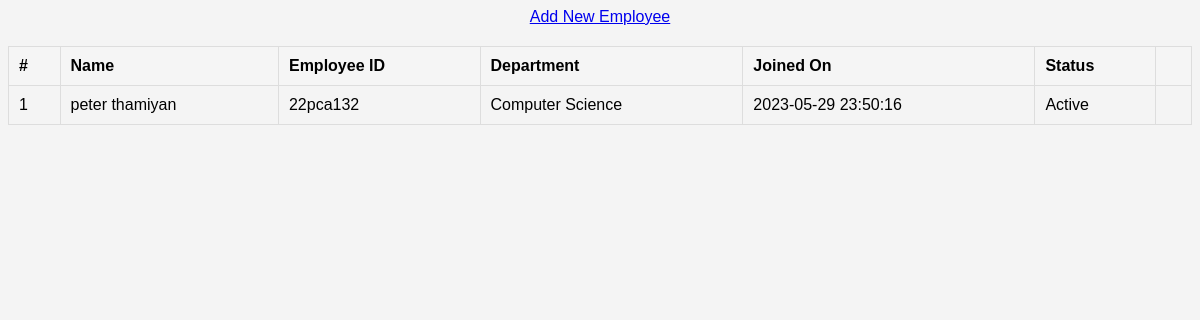
The app's page /Admin/employees.php, older data.
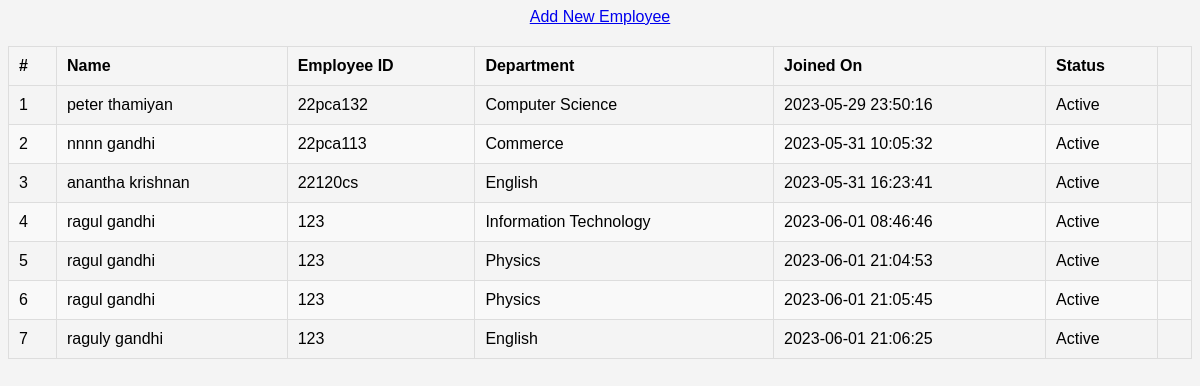
The same page, newer data.
### tables this page shows
CREATE TABLE `tblemployees` (
  `id` int(11) NOT NULL,
  `EmpId` varchar(150) NOT NULL,
  `FirstName` varchar(150) NOT NULL,
  `LastName` varchar(150) NOT NULL,
  `EmailId` varchar(150) NOT NULL,
  `Password` varchar(150) NOT NULL,
  `Gender` varchar(100) NOT NULL,
  `Dob` date NOT NULL,
  `Department` varchar(150) NOT NULL,
  `Qualification` varchar(150) NOT NULL,
  `Address` varchar(200) NOT NULL,
  `City` varchar(150) NOT NULL,
  `Country` varchar(150) NOT NULL,
  `Phonenumber` int(10) NOT NULL,
  `Status` int(1) NOT NULL,
  `RegDate` timestamp NOT NULL DEFAULT current_timestamp()
);

### Admin/employees.php (the view, shortened to what this page needs)
<?php
include('dbconn.php');
?>
<!doctype html>
<html class="no-js" lang="en">
<head>
</head>
<body>
    <div class="main-content">
        <div class="main-content-inner">
            <div class="row">
                <div class="col-12 mt-5">
                    <div class="card">
                        <div class="card-body">
                            <div class="data-tables datatable-dark">
                                <center><a href="add-employee.php" class="btn btn-sm btn-info">Add New Employee</a></center>
                                <table id="dataTable3" class="table table-hover table-striped text-center">
                                    <thead class="text-capitalize">
                                        <tr>
                                            <th>#</th>
                                            <th>Name</th>
                                            <th>Employee ID</th>
                                            <th>Department</th>
                                            <th>Joined On</th>
                                            <th>Status</th>
                                            <th></th>
                                        </tr>
                                    </thead>
                                    <tbody>
                                        <?php
                                        $sql = "SELECT EmpId, FirstName, LastName, Department, Status, RegDate, id FROM tblemployees";
                                        $query = $dbh->prepare($sql);
                                        $query->execute();
                                        $results = $query->fetchAll(PDO::FETCH_OBJ);
                                        $cnt = 1;
                                        if ($query->rowCount() > 0) {
                                            foreach ($results as $result) {
                                        ?>
                                                <tr>
                                                    <td><?php echo htmlentities($cnt); ?></td>
                                                    <td><?php echo htmlentities($result->FirstName); ?>&nbsp;<?php echo htmlentities($result->LastName); ?></td>
                                                    <td><?php echo htmlentities($result->EmpId); ?></td>
                                                    <td><?php echo htmlentities($result->Department); ?></td>
                                                    <td><?php echo htmlentities($result->RegDate); ?></td>
                                                    <td>
                                                        <?php
                                                        $stats = $result->Status;
                                                        if ($stats) {
                                                        ?>
                                                            <span class="badge badge-pill badge-success">Active</span>
                                                        <?php
                                                        } else {
                                                        ?>
                                                            <span class="badge badge-pill badge-danger">Inactive</span>
                                                        <?php
                                                        }
                                                        ?>
                                                    </td>
                                                    <td>
                                                    </td>
                                                </tr>
                                        <?php
                                                $cnt++;
                                            }
                                        }
                                        ?>
                                    </tbody>
                                </table>
                            </div>
                        </div>
                    </div>
                </div>
            </div>
        </div>
    </div>
</body>
</html>

### Admin/employees.php (style rules this page uses)
body { font-family: Arial, sans-serif; background-color: #f4f4f4; }
table { width: 100%; border-collapse: collapse; margin-top: 20px; }
th, td { padding: 10px; border: 1px solid #ddd; }
th { background-color: #f5f5f5; font-weight: bold; text-align: left; }
tr:nth-child(even) { background-color: #f9f9f9; }

Row changes from the older to the newer data that the page shows:
added tblemployees: FirstName "nnnn", LastName "gandhi", EmpId "22pca113", Department "Commerce", RegDate "2023-05-31 10:05:32", Status "Active"
added tblemployees: FirstName "anantha", LastName "krishnan", EmpId "22120cs", Department "English", RegDate "2023-05-31 16:23:41", Status "Active"
added tblemployees: FirstName "ragul", LastName "gandhi", EmpId "123", Department "Information Technology", RegDate "2023-06-01 08:46:46", Status "Active"
added tblemployees: FirstName "ragul", LastName "gandhi", EmpId "123", Department "Physics", RegDate "2023-06-01 21:04:53", Status "Active"
added tblemployees: FirstName "ragul", LastName "gandhi", EmpId "123", Department "Physics", RegDate "2023-06-01 21:05:45", Status "Active"
added tblemployees: FirstName "raguly", LastName "gandhi", EmpId "123", Department "English", RegDate "2023-06-01 21:06:25", Status "Active"
